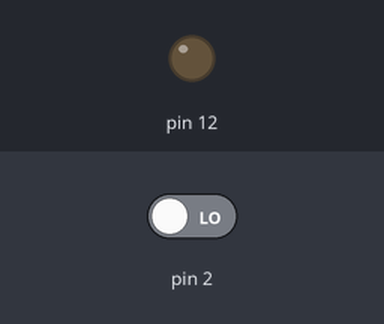
Simulated run of this sketch. Board: Arduino Uno, built with avr-gcc and run on an emulated ATmega328P. Shown: output pins drawn as LEDs (lit = HIGH). The inputs (shaded band) are chosen by the test bench; at power-on: pin 2 LOW.

Above: at 1.2 s.
1.3 s: pin 2 driven HIGH
At 2.4 s:
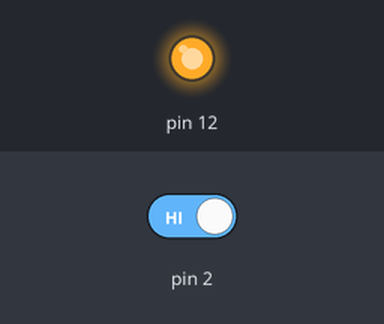
2.8 s: pin 2 driven LOW
At 3.6 s:
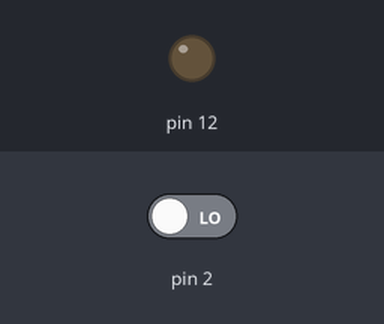
Timing chart, 0 to 5.8 s (numbered marks = the images above; inputs shaded):
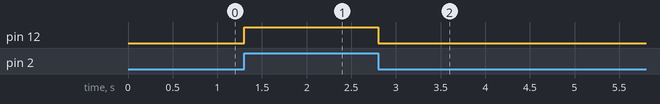

The sketch:

pushTheButton.ino
```cpp
int button= LOW ;

void setup()
{
	pinMode( 2 , INPUT);
	pinMode( 12 , OUTPUT);
}

void loop()
{
	button = 	digitalRead( 2) ;
	if (button  == HIGH )
	{
		digitalWrite( 12 , HIGH );
	}
	else
	{
		digitalWrite( 12 , LOW );
	}
}
```

Measured:
- after the input at 1.3 s, pin 12: LOW → HIGH at once
- after the input at 2.8 s, pin 12: HIGH → LOW at once
